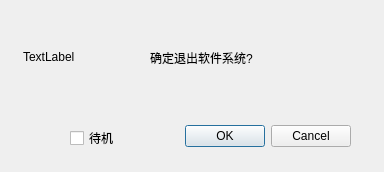
<?xml version="1.0" encoding="UTF-8"?>
<ui version="4.0">
 <class>exitUIDlg</class>
 <widget class="QDialog" name="exitUIDlg">
  <property name="geometry">
   <rect>
    <x>0</x>
    <y>0</y>
    <width>384</width>
    <height>172</height>
   </rect>
  </property>
  <property name="windowTitle">
   <string>Dialog</string>
  </property>
  <property name="styleSheet">
   <string notr="true">font:900 12pt &quot;新宋体&quot;;</string>
  </property>
  <widget class="QDialogButtonBox" name="buttonBox">
   <property name="geometry">
    <rect>
     <x>10</x>
     <y>120</y>
     <width>341</width>
     <height>32</height>
    </rect>
   </property>
   <property name="orientation">
    <enum>Qt::Horizontal</enum>
   </property>
   <property name="standardButtons">
    <set>QDialogButtonBox::Cancel|QDialogButtonBox::Ok</set>
   </property>
  </widget>
  <widget class="QCheckBox" name="checkBox">
   <property name="geometry">
    <rect>
     <x>70</x>
     <y>130</y>
     <width>71</width>
     <height>16</height>
    </rect>
   </property>
   <property name="text">
    <string>待机</string>
   </property>
  </widget>
  <widget class="QLabel" name="label">
   <property name="geometry">
    <rect>
     <x>150</x>
     <y>50</y>
     <width>161</width>
     <height>16</height>
    </rect>
   </property>
   <property name="text">
    <string>确定退出软件系统?</string>
   </property>
  </widget>
  <widget class="QLabel" name="label_2">
   <property name="geometry">
    <rect>
     <x>23</x>
     <y>11</y>
     <width>91</width>
     <height>91</height>
    </rect>
   </property>
   <property name="text">
    <string>TextLabel</string>
   </property>
  </widget>
 </widget>
 <resources/>
 <connections>
  <connection>
   <sender>buttonBox</sender>
   <signal>accepted()</signal>
   <receiver>exitUIDlg</receiver>
   <slot>accept()</slot>
   <hints>
    <hint type="sourcelabel">
     <x>248</x>
     <y>254</y>
    </hint>
    <hint type="destinationlabel">
     <x>157</x>
     <y>274</y>
    </hint>
   </hints>
  </connection>
  <connection>
   <sender>buttonBox</sender>
   <signal>rejected()</signal>
   <receiver>exitUIDlg</receiver>
   <slot>reject()</slot>
   <hints>
    <hint type="sourcelabel">
     <x>316</x>
     <y>260</y>
    </hint>
    <hint type="destinationlabel">
     <x>286</x>
     <y>274</y>
    </hint>
   </hints>
  </connection>
 </connections>
</ui>
